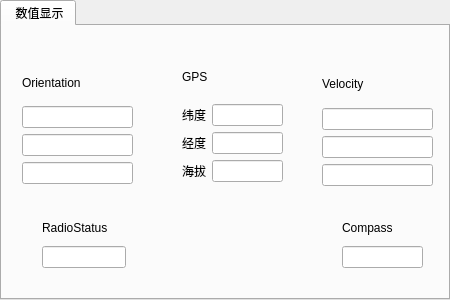
   <widget class="QTabWidget" name="tabWidget_PaintArea">
    <property name="geometry">
     <rect>
      <x>20</x>
      <y>20</y>
      <width>450</width>
      <height>300</height>
     </rect>
    </property>
    <property name="minimumSize">
     <size>
      <width>450</width>
      <height>300</height>
     </size>
    </property>
    <property name="maximumSize">
     <size>
      <width>450</width>
      <height>300</height>
     </size>
    </property>
    <property name="currentIndex">
     <number>0</number>
    </property>
    <widget class="QWidget" name="tab_3">
     <attribute name="title">
      <string> 数值显示</string>
     </attribute>
     <widget class="QWidget" name="layoutWidget">
      <property name="geometry">
       <rect>
        <x>320</x>
        <y>40</y>
        <width>111</width>
        <height>120</height>
       </rect>
      </property>
      <layout class="QVBoxLayout" name="verticalLayout_17">
       <item>
        <widget class="QLabel" name="label_4">
         <property name="text">
          <string>Velocity</string>
         </property>
        </widget>
       </item>
       <item>
        <layout class="QVBoxLayout" name="verticalLayout_4">
         <item>
          <widget class="QLineEdit" name="lineEdit_Velocity_X">
           <property name="readOnly">
            <bool>true</bool>
           </property>
          </widget>
         </item>
         <item>
          <widget class="QLineEdit" name="lineEdit_Velocity_Y">
           <property name="readOnly">
            <bool>true</bool>
           </property>
          </widget>
         </item>
         <item>
          <widget class="QLineEdit" name="lineEdit_Velocity_Z">
           <property name="readOnly">
            <bool>true</bool>
           </property>
          </widget>
         </item>
        </layout>
       </item>
      </layout>
     </widget>
     <widget class="QWidget" name="layoutWidget_2">
      <property name="geometry">
       <rect>
        <x>40</x>
        <y>190</y>
        <width>84</width>
        <height>52</height>
       </rect>
      </property>
      <layout class="QVBoxLayout" name="verticalLayout_7">
       <item>
        <widget class="QLabel" name="label_5">
         <property name="text">
          <string>RadioStatus</string>
         </property>
        </widget>
       </item>
       <item>
        <widget class="QLineEdit" name="lineEdit_Radio">
         <property name="readOnly">
          <bool>true</bool>
         </property>
        </widget>
       </item>
      </layout>
     </widget>
     <widget class="QWidget" name="layoutWidget_3">
      <property name="geometry">
       <rect>
        <x>340</x>
        <y>190</y>
        <width>81</width>
        <height>52</height>
       </rect>
      </property>
      <layout class="QVBoxLayout" name="verticalLayout_5">
       <item>
        <widget class="QLabel" name="label_3">
         <property name="text">
          <string>Compass</string>
         </property>
        </widget>
       </item>
       <item>
        <widget class="QLineEdit" name="lineEdit_Compass">
         <property name="readOnly">
          <bool>true</bool>
         </property>
        </widget>
       </item>
      </layout>
     </widget>
     <widget class="QWidget" name="layoutWidget_4">
      <property name="geometry">
       <rect>
        <x>20</x>
        <y>40</y>
        <width>111</width>
        <height>118</height>
       </rect>
      </property>
      <layout class="QVBoxLayout" name="verticalLayout_18">
       <item>
        <widget class="QLabel" name="label_12">
         <property name="text">
          <string>Orientation</string>
         </property>
        </widget>
       </item>
       <item>
        <widget class="QLineEdit" name="lineEdit_Orientation_Pitchd">
         <property name="readOnly">
          <bool>true</bool>
         </property>
        </widget>
       </item>
       <item>
        <widget class="QLineEdit" name="lineEdit_Orientation_Rolld">
         <property name="readOnly">
          <bool>true</bool>
         </property>
        </widget>
       </item>
       <item>
        <widget class="QLineEdit" name="lineEdit_Orientation_Yawd">
         <property name="readOnly">
          <bool>true</bool>
         </property>
        </widget>
       </item>
      </layout>
     </widget>
     <widget class="QWidget" name="layoutWidget_5">
      <property name="geometry">
       <rect>
        <x>180</x>
        <y>30</y>
        <width>101</width>
        <height>126</height>
       </rect>
      </property>
      <layout class="QVBoxLayout" name="verticalLayout_3">
       <item>
        <widget class="QLabel" name="label_2">
         <property name="text">
          <string>GPS</string>
         </property>
        </widget>
       </item>
       <item>
        <layout class="QHBoxLayout" name="horizontalLayout">
         <item>
          <widget class="QLabel" name="label_15">
           <property name="text">
            <string>纬度</string>
           </property>
          </widget>
         </item>
         <item>
          <widget class="QLineEdit" name="lineEdit_GPS_X">
           <property name="readOnly">
            <bool>true</bool>
           </property>
          </widget>
         </item>
        </layout>
       </item>
       <item>
        <layout class="QHBoxLayout" name="horizontalLayout_5">
         <item>
          <widget class="QLabel" name="label_9">
           <property name="text">
            <string>经度</string>
           </property>
          </widget>
         </item>
         <item>
          <widget class="QLineEdit" name="lineEdit_GPS_Y">
           <property name="readOnly">
            <bool>true</bool>
           </property>
          </widget>
         </item>
        </layout>
       </item>
       <item>
        <layout class="QHBoxLayout" name="horizontalLayout_6">
         <item>
          <widget class="QLabel" name="label_16">
           <property name="text">
            <string>海拔</string>
           </property>
          </widget>
         </item>
         <item>
          <widget class="QLineEdit" name="lineEdit_GPS_Z">
           <property name="readOnly">
            <bool>true</bool>
           </property>
          </widget>
         </item>
        </layout>
       </item>
      </layout>
     </widget>
    </widget>
   </widget>
